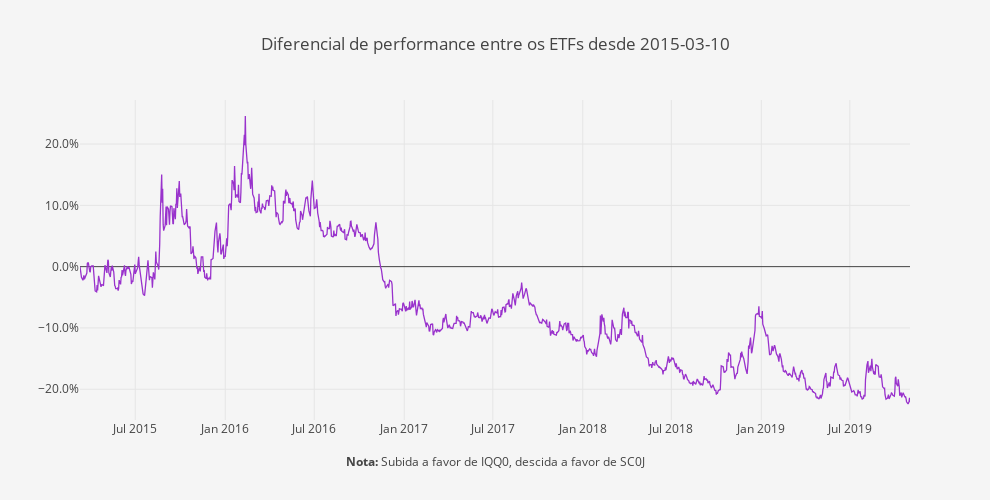

Notebook source saved alongside this figure:
### Markdown cell above
No gráfico acima podemos visualizar os drawdowns de ambos os ETFs. Reparamos que para drawdowns pequenos (abaixo de 10%) as quedas são semelhantes, mas em momentos extremos em que os drawdowns chegam aos dois dígitos é onde o IQQ0 demonstra as suas vantagens. Podemos ver isso na quebra do início de 2016 onde o SC0J teve uma quebra de 22.5% face aos máximos enquanto o IQQ0 apenas 10.5%. Isso repete-se de forma muito semelhante na queda do último trimestre de 2018.

### Code cell
layout = go.Layout(
    title='Diferencial de performance entre os ETFs desde ' + Begin,
    plot_bgcolor='#f5f5f5',
    paper_bgcolor='#f5f5f5',
    width=990,
    height=500,
    xaxis=dict(
        title='<b>Nota:</b> Subida a favor de IQQ0, descida a favor de SC0J',
        showgrid=True,
        titlefont=dict(size=12),
    ),
    yaxis=dict(
        title='',
        showgrid=True,
        zeroline=True, # Adicionar ou não a zero line
        tickformat=".1%" # tickformat=".2%" se quiseres mais casas decimais
    ))

trace0 = go.Scatter(
    x = fundos.index,
    y = (round(((fundos.iloc[:, 0]/fundos.iloc[:, 1])- 1), 5)),
    name = 'Portfolio',
    line = dict(
        color = 'darkorchid',
        width = 1.3)
)

data = [trace0]
        
fig = go.Figure(data=data, layout=layout)
py.iplot(fig)

### Figure 1 — Plotly figure (JSON) as saved in the notebook; plotly's stock layout.template omitted (floating-point values rounded to 4 significant figures; data arrays with more than 128 entries replaced by an {"elided": "..."} marker saying what was removed)
{"data": [{"line": {"color": "darkorchid", "width": 1.3}, "name": "Portfolio", "type": "scatter", "uid": "e380eb99-b953-4bd5-8f45-36855ed5350e", "x": {"elided": "1215 str values"}, "y": {"elided": "1215 float values"}}], "layout": {"height": 500, "paper_bgcolor": "#f5f5f5", "plot_bgcolor": "#f5f5f5", "title": {"text": "Diferencial de performance entre os ETFs desde 2015-03-10"}, "width": 990, "xaxis": {"autorange": true, "range": ["2015-03-10", "2019-11-01"], "showgrid": true, "title": {"font": {"size": 12}, "text": "<b>Nota:</b> Subida a favor de IQQ0, descida a favor de SC0J"}, "type": "date"}, "yaxis": {"autorange": true, "range": [-0.2502, 0.2719], "showgrid": true, "tickformat": ".1%", "title": {"text": ""}, "type": "linear", "zeroline": true}}}
